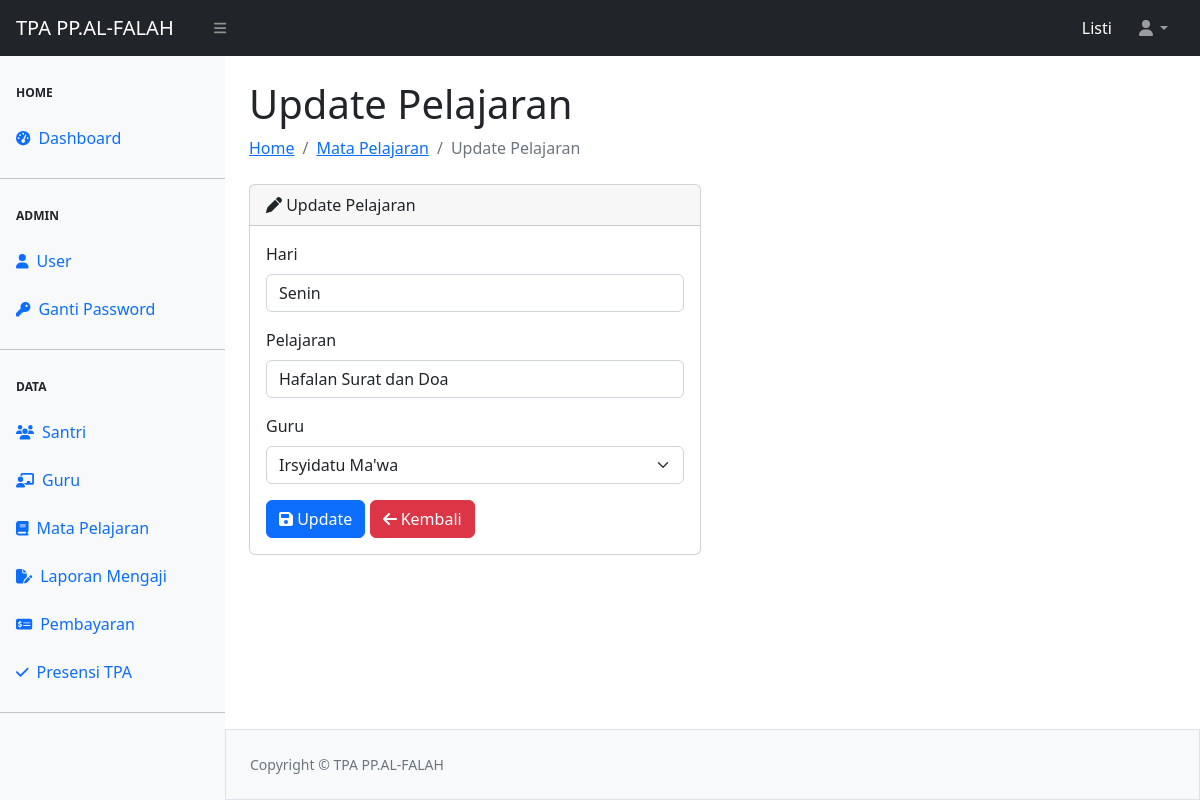
Page /pelajaran/edit-pelajaran.php?id=1 (signed in) on the committed database.
### tables this page shows
CREATE TABLE `tbl_mapel` (
  `id` int(11) NOT NULL,
  `hari` varchar(100) NOT NULL,
  `pelajaran` varchar(50) NOT NULL,
  `guru` varchar(50) NOT NULL
);

### pelajaran/edit-pelajaran.php (the view, shortened to what this page needs)
<?php
require_once "../config.php";
if (isset($_GET['id'])) {
    $id = $_GET['id'];
    $query = mysqli_query($koneksi, "SELECT * FROM tbl_mapel WHERE id='$id'");
    if (mysqli_num_rows($query) > 0) {
        $data = mysqli_fetch_array($query);
    } else {
        echo "<script>
                alert('Data pelajaran tidak ditemukan.');
                document.location.href = 'pelajaran.php';
              </script>";
        exit();
    }
} else {
    echo "<script>
            alert('ID pelajaran tidak ditemukan.');
            document.location.href = 'pelajaran.php';
          </script>";
    exit();
}
require_once "../template/header.php";
require_once "../template/navbar.php";
require_once "../template/sidebar.php";
?>
<div id="layoutSidenav_content">
    <main>
        <div class="container-fluid px-4">
            <h1 class="mt-4">Update Pelajaran</h1>
            <ol class="breadcrumb mb-4">
                <li class="breadcrumb-item"><a href="../index.php">Home</a></li>
                <li class="breadcrumb-item"><a href="pelajaran.php">Mata Pelajaran</a></li>
                <li class="breadcrumb-item active">Update Pelajaran</li>
            </ol>
            <div class="row">
                <div class="col-6">
                    <div class="card">
                        <div class="card-header">
                            <i class="fa-solid fa-pen"></i> Update Pelajaran
                        </div>
                        <div class="card-body">
                            <form action="proses-pelajaran.php" method="POST">
                                <div class="mb-3">
                                    <label for="hari" class="form-label">Hari</label>
                                    <input type="text" class="form-control" id="hari" name="hari" value="<?= $data['hari'] ?>" required>
                                </div>
                                <div class="mb-3">
                                    <label for="pelajaran" class="form-label">Pelajaran</label>
                                    <input type="text" class="form-control" id="pelajaran" name="pelajaran" value="<?= $data['pelajaran'] ?>" required>
                                </div>
                                <div class="mb-3">
                                    <label for="guru" class="form-label">Guru</label>
                                    <select name="guru" id="guru" class="form-select" required>
                                        <option value="<?= $data['guru'] ?>" selected><?= $data['guru'] ?></option>
                                    </select>
                                </div>
                                <button type="submit" class="btn btn-primary" name="update"><i class="fa-solid fa-floppy-disk"></i> Update</button>
                                <a href="pelajaran.php" class="btn btn-danger"><i class="fa-solid fa-arrow-left"></i> Kembali</a>
                            </form>
                        </div>
                    </div>
                </div>
            </div>
        </div>
    </main>
<?php
require_once '../template/footer.php';
?>

### rows in the picture
tbl_mapel: hari "Senin", pelajaran "Hafalan Surat dan Doa", guru "Irsyidatu Ma'wa"

### other values in the picture
$_SESSION['ssUser'] "Listi"
